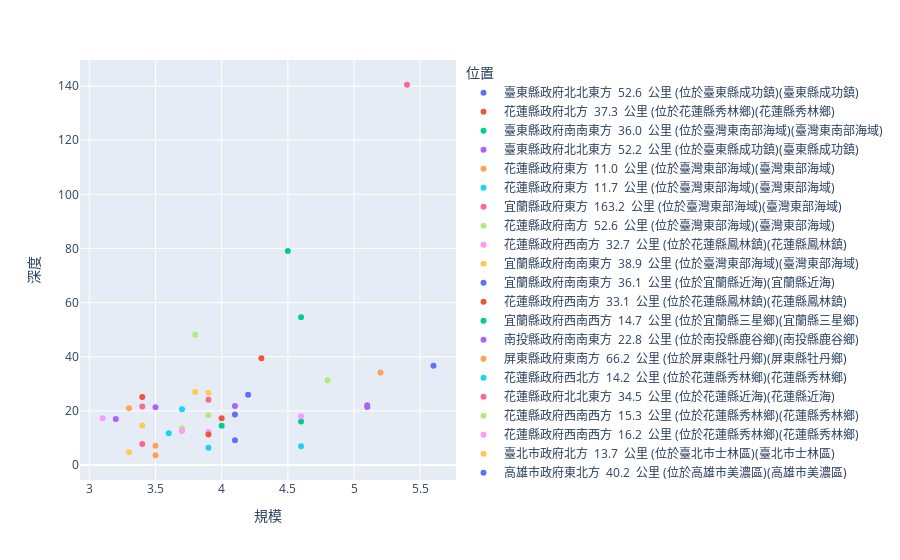

Source (notebook cell):
### Code cell
import plotly.express as px

#錯誤示範
#eq02 = px.data.gapminder()  #是 Plotly Express 套件中內建的一個資料集
#fig = px.scatter(eq02, x="規模", y="深度", #只須留存eq02存在的欄位
#                 size="pop", color="位置",
#                 hover_name="location", size_max=60)
#fig.show()

fig = px.scatter(eq02, x="規模", y="深度", color="位置")
fig.show()

### Figure 1 — Plotly figure (JSON) as saved in the notebook; plotly's stock layout.template omitted (floating-point values rounded to 4 significant figures)
{"data": [{"hovertemplate": "位置=臺東縣政府北北東方  52.6  公里 (位於臺東縣成功鎮)(臺東縣成功鎮)<br>規模=%{x}<br>深度=%{y}<extra></extra>", "legendgroup": "臺東縣政府北北東方  52.6  公里 (位於臺東縣成功鎮)(臺東縣成功鎮)", "marker": {"color": "#636efa", "symbol": "circle"}, "mode": "markers", "name": "臺東縣政府北北東方  52.6  公里 (位於臺東縣成功鎮)(臺東縣成功鎮)", "orientation": "v", "showlegend": true, "type": "scatter", "x": [4.1], "xaxis": "x", "y": [18.7], "yaxis": "y"}, {"hovertemplate": "位置=花蓮縣政府北方  37.3  公里 (位於花蓮縣秀林鄉)(花蓮縣秀林鄉)<br>規模=%{x}<br>深度=%{y}<extra></extra>", "legendgroup": "花蓮縣政府北方  37.3  公里 (位於花蓮縣秀林鄉)(花蓮縣秀林鄉)", "marker": {"color": "#EF553B", "symbol": "circle"}, "mode": "markers", "name": "花蓮縣政府北方  37.3  公里 (位於花蓮縣秀林鄉)(花蓮縣秀林鄉)", "orientation": "v", "showlegend": true, "type": "scatter", "x": [3.4], "xaxis": "x", "y": [25.1], "yaxis": "y"}, {"hovertemplate": "位置=臺東縣政府南南東方  36.0  公里 (位於臺灣東南部海域)(臺灣東南部海域)<br>規模=%{x}<br>深度=%{y}<extra></extra>", "legendgroup": "臺東縣政府南南東方  36.0  公里 (位於臺灣東南部海域)(臺灣東南部海域)", "marker": {"color": "#00cc96", "symbol": "circle"}, "mode": "markers", "name": "臺東縣政府南南東方  36.0  公里 (位於臺灣東南部海域)(臺灣東南部海域)", "orientation": "v", "showlegend": true, "type": "scatter", "x": [4.6], "xaxis": "x", "y": [16.1], "yaxis": "y"}, {"hovertemplate": "位置=臺東縣政府北北東方  52.2  公里 (位於臺東縣成功鎮)(臺東縣成功鎮)<br>規模=%{x}<br>深度=%{y}<extra></extra>", "legendgroup": "臺東縣政府北北東方  52.2  公里 (位於臺東縣成功鎮)(臺東縣成功鎮)", "marker": {"color": "#ab63fa", "symbol": "circle"}, "mode": "markers", "name": "臺東縣政府北北東方  52.2  公里 (位於臺東縣成功鎮)(臺東縣成功鎮)", "orientation": "v", "showlegend": true, "type": "scatter", "x": [3.2], "xaxis": "x", "y": [17], "yaxis": "y"}, {"hovertemplate": "位置=花蓮縣政府東方  11.0  公里 (位於臺灣東部海域)(臺灣東部海域)<br>規模=%{x}<br>深度=%{y}<extra></extra>", "legendgroup": "花蓮縣政府東方  11.0  公里 (位於臺灣東部海域)(臺灣東部海域)", "marker": {"color": "#FFA15A", "symbol": "circle"}, "mode": "markers", "name": "花蓮縣政府東方  11.0  公里 (位於臺灣東部海域)(臺灣東部海域)", "orientation": "v", "showlegend": true, "type": "scatter", "x": [3.5], "xaxis": "x", "y": [3.6], "yaxis": "y"}, {"hovertemplate": "位置=花蓮縣政府東方  11.7  公里 (位於臺灣東部海域)(臺灣東部海域)<br>規模=%{x}<br>深度=%{y}<extra></extra>", "legendgroup": "花蓮縣政府東方  11.7  公里 (位於臺灣東部海域)(臺灣東部海域)", "marker": {"color": "#19d3f3", "symbol": "circle"}, "mode": "markers", "name": "花蓮縣政府東方  11.7  公里 (位於臺灣東部海域)(臺灣東部海域)", "orientation": "v", "showlegend": true, "type": "scatter", "x": [4.6], "xaxis": "x", "y": [6.9], "yaxis": "y"}, {"hovertemplate": "位置=宜蘭縣政府東方  163.2  公里 (位於臺灣東部海域)(臺灣東部海域)<br>規模=%{x}<br>深度=%{y}<extra></extra>", "legendgroup": "宜蘭縣政府東方  163.2  公里 (位於臺灣東部海域)(臺灣東部海域)", "marker": {"color": "#FF6692", "symbol": "circle"}, "mode": "markers", "name": "宜蘭縣政府東方  163.2  公里 (位於臺灣東部海域)(臺灣東部海域)", "orientation": "v", "showlegend": true, "type": "scatter", "x": [5.4], "xaxis": "x", "y": [140.5], "yaxis": "y"}, {"hovertemplate": "位置=花蓮縣政府南方  52.6  公里 (位於臺灣東部海域)(臺灣東部海域)<br>規模=%{x}<br>深度=%{y}<extra></extra>", "legendgroup": "花蓮縣政府南方  52.6  公里 (位於臺灣東部海域)(臺灣東部海域)", "marker": {"color": "#B6E880", "symbol": "circle"}, "mode": "markers", "name": "花蓮縣政府南方  52.6  公里 (位於臺灣東部海域)(臺灣東部海域)", "orientation": "v", "showlegend": true, "type": "scatter", "x": [4.8], "xaxis": "x", "y": [31.3], "yaxis": "y"}, {"hovertemplate": "位置=花蓮縣政府西南方  32.7  公里 (位於花蓮縣鳳林鎮)(花蓮縣鳳林鎮)<br>規模=%{x}<br>深度=%{y}<extra></extra>", "legendgroup": "花蓮縣政府西南方  32.7  公里 (位於花蓮縣鳳林鎮)(花蓮縣鳳林鎮)", "marker": {"color": "#FF97FF", "symbol": "circle"}, "mode": "markers", "name": "花蓮縣政府西南方  32.7  公里 (位於花蓮縣鳳林鎮)(花蓮縣鳳林鎮)", "orientation": "v", "showlegend": true, "type": "scatter", "x": [3.9], "xaxis": "x", "y": [12.2], "yaxis": "y"}, {"hovertemplate": "位置=宜蘭縣政府南南東方  38.9  公里 (位於臺灣東部海域)(臺灣東部海域)<br>規模=%{x}<br>深度=%{y}<extra></extra>", "legendgroup": "宜蘭縣政府南南東方  38.9  公里 (位於臺灣東部海域)(臺灣東部海域)", "marker": {"color": "#FECB52", "symbol": "circle"}, "mode": "markers", "name": "宜蘭縣政府南南東方  38.9  公里 (位於臺灣東部海域)(臺灣東部海域)", "orientation": "v", "showlegend": true, "type": "scatter", "x": [3.9], "xaxis": "x", "y": [26.7], "yaxis": "y"}, {"hovertemplate": "位置=宜蘭縣政府南南東方  36.1  公里 (位於宜蘭縣近海)(宜蘭縣近海)<br>規模=%{x}<br>深度=%{y}<extra></extra>", "legendgroup": "宜蘭縣政府南南東方  36.1  公里 (位於宜蘭縣近海)(宜蘭縣近海)", "marker": {"color": "#636efa", "symbol": "circle"}, "mode": "markers", "name": "宜蘭縣政府南南東方  36.1  公里 (位於宜蘭縣近海)(宜蘭縣近海)", "orientation": "v", "showlegend": true, "type": "scatter", "x": [4.2], "xaxis": "x", "y": [26], "yaxis": "y"}, {"hovertemplate": "位置=花蓮縣政府西南方  33.1  公里 (位於花蓮縣鳳林鎮)(花蓮縣鳳林鎮)<br>規模=%{x}<br>深度=%{y}<extra></extra>", "legendgroup": "花蓮縣政府西南方  33.1  公里 (位於花蓮縣鳳林鎮)(花蓮縣鳳林鎮)", "marker": {"color": "#EF553B", "symbol": "circle"}, "mode": "markers", "name": "花蓮縣政府西南方  33.1  公里 (位於花蓮縣鳳林鎮)(花蓮縣鳳林鎮)", "orientation": "v", "showlegend": true, "type": "scatter", "x": [3.9], "xaxis": "x", "y": [11.3], "yaxis": "y"}, {"hovertemplate": "位置=宜蘭縣政府西南西方  14.7  公里 (位於宜蘭縣三星鄉)(宜蘭縣三星鄉)<br>規模=%{x}<br>深度=%{y}<extra></extra>", "legendgroup": "宜蘭縣政府西南西方  14.7  公里 (位於宜蘭縣三星鄉)(宜蘭縣三星鄉)", "marker": {"color": "#00cc96", "symbol": "circle"}, "mode": "markers", "name": "宜蘭縣政府西南西方  14.7  公里 (位於宜蘭縣三星鄉)(宜蘭縣三星鄉)", "orientation": "v", "showlegend": true, "type": "scatter", "x": [4.6], "xaxis": "x", "y": [54.6], "yaxis": "y"}, {"hovertemplate": "位置=南投縣政府南南東方  22.8  公里 (位於南投縣鹿谷鄉)(南投縣鹿谷鄉)<br>規模=%{x}<br>深度=%{y}<extra></extra>", "legendgroup": "南投縣政府南南東方  22.8  公里 (位於南投縣鹿谷鄉)(南投縣鹿谷鄉)", "marker": {"color": "#ab63fa", "symbol": "circle"}, "mode": "markers", "name": "南投縣政府南南東方  22.8  公里 (位於南投縣鹿谷鄉)(南投縣鹿谷鄉)", "orientation": "v", "showlegend": true, "type": "scatter", "x": [5.1], "xaxis": "x", "y": [21.4], "yaxis": "y"}, {"hovertemplate": "位置=屏東縣政府東南方  66.2  公里 (位於屏東縣牡丹鄉)(屏東縣牡丹鄉)<br>規模=%{x}<br>深度=%{y}<extra></extra>", "legendgroup": "屏東縣政府東南方  66.2  公里 (位於屏東縣牡丹鄉)(屏東縣牡丹鄉)", "marker": {"color": "#FFA15A", "symbol": "circle"}, "mode": "markers", "name": "屏東縣政府東南方  66.2  公里 (位於屏東縣牡丹鄉)(屏東縣牡丹鄉)", "orientation": "v", "showlegend": true, "type": "scatter", "x": [3.5], "xaxis": "x", "y": [7.1], "yaxis": "y"}, {"hovertemplate": "位置=花蓮縣政府西北方  14.2  公里 (位於花蓮縣秀林鄉)(花蓮縣秀林鄉)<br>規模=%{x}<br>深度=%{y}<extra></extra>", "legendgroup": "花蓮縣政府西北方  14.2  公里 (位於花蓮縣秀林鄉)(花蓮縣秀林鄉)", "marker": {"color": "#19d3f3", "symbol": "circle"}, "mode": "markers", "name": "花蓮縣政府西北方  14.2  公里 (位於花蓮縣秀林鄉)(花蓮縣秀林鄉)", "orientation": "v", "showlegend": true, "type": "scatter", "x": [3.7], "xaxis": "x", "y": [20.6], "yaxis": "y"}, {"hovertemplate": "位置=花蓮縣政府北北東方  34.5  公里 (位於花蓮縣近海)(花蓮縣近海)<br>規模=%{x}<br>深度=%{y}<extra></extra>", "legendgroup": "花蓮縣政府北北東方  34.5  公里 (位於花蓮縣近海)(花蓮縣近海)", "marker": {"color": "#FF6692", "symbol": "circle"}, "mode": "markers", "name": "花蓮縣政府北北東方  34.5  公里 (位於花蓮縣近海)(花蓮縣近海)", "orientation": "v", "showlegend": true, "type": "scatter", "x": [3.4], "xaxis": "x", "y": [21.6], "yaxis": "y"}, {"hovertemplate": "位置=花蓮縣政府西南西方  15.3  公里 (位於花蓮縣秀林鄉)(花蓮縣秀林鄉)<br>規模=%{x}<br>深度=%{y}<extra></extra>", "legendgroup": "花蓮縣政府西南西方  15.3  公里 (位於花蓮縣秀林鄉)(花蓮縣秀林鄉)", "marker": {"color": "#B6E880", "symbol": "circle"}, "mode": "markers", "name": "花蓮縣政府西南西方  15.3  公里 (位於花蓮縣秀林鄉)(花蓮縣秀林鄉)", "orientation": "v", "showlegend": true, "type": "scatter", "x": [3.9], "xaxis": "x", "y": [18.4], "yaxis": "y"}, {"hovertemplate": "位置=花蓮縣政府西南西方  16.2  公里 (位於花蓮縣秀林鄉)(花蓮縣秀林鄉)<br>規模=%{x}<br>深度=%{y}<extra></extra>", "legendgroup": "花蓮縣政府西南西方  16.2  公里 (位於花蓮縣秀林鄉)(花蓮縣秀林鄉)", "marker": {"color": "#FF97FF", "symbol": "circle"}, "mode": "markers", "name": "花蓮縣政府西南西方  16.2  公里 (位於花蓮縣秀林鄉)(花蓮縣秀林鄉)", "orientation": "v", "showlegend": true, "type": "scatter", "x": [4.6], "xaxis": "x", "y": [18], "yaxis": "y"}, {"hovertemplate": "位置=臺北市政府北方  13.7  公里 (位於臺北市士林區)(臺北市士林區)<br>規模=%{x}<br>深度=%{y}<extra></extra>", "legendgroup": "臺北市政府北方  13.7  公里 (位於臺北市士林區)(臺北市士林區)", "marker": {"color": "#FECB52", "symbol": "circle"}, "mode": "markers", "name": "臺北市政府北方  13.7  公里 (位於臺北市士林區)(臺北市士林區)", "orientation": "v", "showlegend": true, "type": "scatter", "x": [3.3], "xaxis": "x", "y": [4.7], "yaxis": "y"}, {"hovertemplate": "位置=高雄市政府東北方  40.2  公里 (位於高雄市美濃區)(高雄市美濃區)<br>規模=%{x}<br>深度=%{y}<extra></extra>", "legendgroup": "高雄市政府東北方  40.2  公里 (位於高雄市美濃區)(高雄市美濃區)", "marker": {"color": "#636efa", "symbol": "circle"}, "mode": "markers", "name": "高雄市政府東北方  40.2  公里 (位於高雄市美濃區)(高雄市美濃區)", "orientation": "v", "showlegend": true, "type": "scatter", "x": [4.1], "xaxis": "x", "y": [9.1], "yaxis": "y"}, {"hovertemplate": "位置=花蓮縣政府南南西方  89.4  公里 (位於花蓮縣卓溪鄉)(花蓮縣卓溪鄉)<br>規模=%{x}<br>深度=%{y}<extra></extra>", "legendgroup": "花蓮縣政府南南西方  89.4  公里 (位於花蓮縣卓溪鄉)(花蓮縣卓溪鄉)", "marker": {"color": "#EF553B", "symbol": "circle"}, "mode": "markers", "name": "花蓮縣政府南南西方  89.4  公里 (位於花蓮縣卓溪鄉)(花蓮縣卓溪鄉)", "orientation": "v", "showlegend": true, "type": "scatter", "x": [4], "xaxis": "x", "y": [17.3], "yaxis": "y"}, {"hovertemplate": "位置=臺東縣政府北方  38.2  公里 (位於臺東縣海端鄉)(臺東縣海端鄉)<br>規模=%{x}<br>深度=%{y}<extra></extra>", "legendgroup": "臺東縣政府北方  38.2  公里 (位於臺東縣海端鄉)(臺東縣海端鄉)", "marker": {"color": "#00cc96", "symbol": "circle"}, "mode": "markers", "name": "臺東縣政府北方  38.2  公里 (位於臺東縣海端鄉)(臺東縣海端鄉)", "orientation": "v", "showlegend": true, "type": "scatter", "x": [4], "xaxis": "x", "y": [14.5], "yaxis": "y"}, {"hovertemplate": "位置=花蓮縣政府北北東方  34.3  公里 (位於花蓮縣近海)(花蓮縣近海)<br>規模=%{x}<br>深度=%{y}<extra></extra>", "legendgroup": "花蓮縣政府北北東方  34.3  公里 (位於花蓮縣近海)(花蓮縣近海)", "marker": {"color": "#ab63fa", "symbol": "circle"}, "mode": "markers", "name": "花蓮縣政府北北東方  34.3  公里 (位於花蓮縣近海)(花蓮縣近海)", "orientation": "v", "showlegend": true, "type": "scatter", "x": [3.5, 5.1], "xaxis": "x", "y": [21.3, 22.1], "yaxis": "y"}, {"hovertemplate": "位置=花蓮縣政府南方  62.6  公里 (位於花蓮縣近海)(花蓮縣近海)<br>規模=%{x}<br>深度=%{y}<extra></extra>", "legendgroup": "花蓮縣政府南方  62.6  公里 (位於花蓮縣近海)(花蓮縣近海)", "marker": {"color": "#FFA15A", "symbol": "circle"}, "mode": "markers", "name": "花蓮縣政府南方  62.6  公里 (位於花蓮縣近海)(花蓮縣近海)", "orientation": "v", "showlegend": true, "type": "scatter", "x": [5.2], "xaxis": "x", "y": [34.2], "yaxis": "y"}, {"hovertemplate": "位置=桃園市政府南南東方  28.2  公里 (位於桃園市復興區)(桃園市復興區)<br>規模=%{x}<br>深度=%{y}<extra></extra>", "legendgroup": "桃園市政府南南東方  28.2  公里 (位於桃園市復興區)(桃園市復興區)", "marker": {"color": "#19d3f3", "symbol": "circle"}, "mode": "markers", "name": "桃園市政府南南東方  28.2  公里 (位於桃園市復興區)(桃園市復興區)", "orientation": "v", "showlegend": true, "type": "scatter", "x": [3.9], "xaxis": "x", "y": [6.4], "yaxis": "y"}, {"hovertemplate": "位置=臺東縣政府南南東方  74.1  公里 (位於臺灣東南部海域)(臺灣東南部海域)<br>規模=%{x}<br>深度=%{y}<extra></extra>", "legendgroup": "臺東縣政府南南東方  74.1  公里 (位於臺灣東南部海域)(臺灣東南部海域)", "marker": {"color": "#FF6692", "symbol": "circle"}, "mode": "markers", "name": "臺東縣政府南南東方  74.1  公里 (位於臺灣東南部海域)(臺灣東南部海域)", "orientation": "v", "showlegend": true, "type": "scatter", "x": [3.9], "xaxis": "x", "y": [24.1], "yaxis": "y"}, {"hovertemplate": "位置=宜蘭縣政府東南方  23.3  公里 (位於宜蘭縣近海)(宜蘭縣近海)<br>規模=%{x}<br>深度=%{y}<extra></extra>", "legendgroup": "宜蘭縣政府東南方  23.3  公里 (位於宜蘭縣近海)(宜蘭縣近海)", "marker": {"color": "#B6E880", "symbol": "circle"}, "mode": "markers", "name": "宜蘭縣政府東南方  23.3  公里 (位於宜蘭縣近海)(宜蘭縣近海)", "orientation": "v", "showlegend": true, "type": "scatter", "x": [3.7], "xaxis": "x", "y": [13.6], "yaxis": "y"}, {"hovertemplate": "位置=花蓮縣政府西南西方  13.7  公里 (位於花蓮縣秀林鄉)(花蓮縣秀林鄉)<br>規模=%{x}<br>深度=%{y}<extra></extra>", "legendgroup": "花蓮縣政府西南西方  13.7  公里 (位於花蓮縣秀林鄉)(花蓮縣秀林鄉)", "marker": {"color": "#FF97FF", "symbol": "circle"}, "mode": "markers", "name": "花蓮縣政府西南西方  13.7  公里 (位於花蓮縣秀林鄉)(花蓮縣秀林鄉)", "orientation": "v", "showlegend": true, "type": "scatter", "x": [3.1], "xaxis": "x", "y": [17.3], "yaxis": "y"}, {"hovertemplate": "位置=臺東縣政府北北東方  66.8  公里 (位於臺東縣長濱鄉)(臺東縣長濱鄉)<br>規模=%{x}<br>深度=%{y}<extra></extra>", "legendgroup": "臺東縣政府北北東方  66.8  公里 (位於臺東縣長濱鄉)(臺東縣長濱鄉)", "marker": {"color": "#FECB52", "symbol": "circle"}, "mode": "markers", "name": "臺東縣政府北北東方  66.8  公里 (位於臺東縣長濱鄉)(臺東縣長濱鄉)", "orientation": "v", "showlegend": true, "type": "scatter", "x": [3.8], "xaxis": "x", "y": [27], "yaxis": "y"}, {"hovertemplate": "位置=花蓮縣政府南方  61.0  公里 (位於花蓮縣近海)(花蓮縣近海)<br>規模=%{x}<br>深度=%{y}<extra></extra>", "legendgroup": "花蓮縣政府南方  61.0  公里 (位於花蓮縣近海)(花蓮縣近海)", "marker": {"color": "#636efa", "symbol": "circle"}, "mode": "markers", "name": "花蓮縣政府南方  61.0  公里 (位於花蓮縣近海)(花蓮縣近海)", "orientation": "v", "showlegend": true, "type": "scatter", "x": [5.6], "xaxis": "x", "y": [36.7], "yaxis": "y"}, {"hovertemplate": "位置=花蓮縣政府東南東方  42.5  公里 (位於臺灣東部海域)(臺灣東部海域)<br>規模=%{x}<br>深度=%{y}<extra></extra>", "legendgroup": "花蓮縣政府東南東方  42.5  公里 (位於臺灣東部海域)(臺灣東部海域)", "marker": {"color": "#EF553B", "symbol": "circle"}, "mode": "markers", "name": "花蓮縣政府東南東方  42.5  公里 (位於臺灣東部海域)(臺灣東部海域)", "orientation": "v", "showlegend": true, "type": "scatter", "x": [4.3], "xaxis": "x", "y": [39.4], "yaxis": "y"}, {"hovertemplate": "位置=宜蘭縣政府東北東方  7.0  公里 (位於宜蘭縣近海)(宜蘭縣近海)<br>規模=%{x}<br>深度=%{y}<extra></extra>", "legendgroup": "宜蘭縣政府東北東方  7.0  公里 (位於宜蘭縣近海)(宜蘭縣近海)", "marker": {"color": "#00cc96", "symbol": "circle"}, "mode": "markers", "name": "宜蘭縣政府東北東方  7.0  公里 (位於宜蘭縣近海)(宜蘭縣近海)", "orientation": "v", "showlegend": true, "type": "scatter", "x": [4.5], "xaxis": "x", "y": [79.1], "yaxis": "y"}, {"hovertemplate": "位置=花蓮縣政府北北東方  34.2  公里 (位於花蓮縣近海)(花蓮縣近海)<br>規模=%{x}<br>深度=%{y}<extra></extra>", "legendgroup": "花蓮縣政府北北東方  34.2  公里 (位於花蓮縣近海)(花蓮縣近海)", "marker": {"color": "#ab63fa", "symbol": "circle"}, "mode": "markers", "name": "花蓮縣政府北北東方  34.2  公里 (位於花蓮縣近海)(花蓮縣近海)", "orientation": "v", "showlegend": true, "type": "scatter", "x": [4.1], "xaxis": "x", "y": [21.8], "yaxis": "y"}, {"hovertemplate": "位置=花蓮縣政府北北東方  33.5  公里 (位於花蓮縣近海)(花蓮縣近海)<br>規模=%{x}<br>深度=%{y}<extra></extra>", "legendgroup": "花蓮縣政府北北東方  33.5  公里 (位於花蓮縣近海)(花蓮縣近海)", "marker": {"color": "#FFA15A", "symbol": "circle"}, "mode": "markers", "name": "花蓮縣政府北北東方  33.5  公里 (位於花蓮縣近海)(花蓮縣近海)", "orientation": "v", "showlegend": true, "type": "scatter", "x": [3.3], "xaxis": "x", "y": [21], "yaxis": "y"}, {"hovertemplate": "位置=花蓮縣政府南南西方  69.4  公里 (位於花蓮縣卓溪鄉)(花蓮縣卓溪鄉)<br>規模=%{x}<br>深度=%{y}<extra></extra>", "legendgroup": "花蓮縣政府南南西方  69.4  公里 (位於花蓮縣卓溪鄉)(花蓮縣卓溪鄉)", "marker": {"color": "#19d3f3", "symbol": "circle"}, "mode": "markers", "name": "花蓮縣政府南南西方  69.4  公里 (位於花蓮縣卓溪鄉)(花蓮縣卓溪鄉)", "orientation": "v", "showlegend": true, "type": "scatter", "x": [3.6], "xaxis": "x", "y": [11.7], "yaxis": "y"}, {"hovertemplate": "位置=嘉義縣政府東方  43.8  公里 (位於嘉義縣阿里山鄉)(嘉義縣阿里山鄉)<br>規模=%{x}<br>深度=%{y}<extra></extra>", "legendgroup": "嘉義縣政府東方  43.8  公里 (位於嘉義縣阿里山鄉)(嘉義縣阿里山鄉)", "marker": {"color": "#FF6692", "symbol": "circle"}, "mode": "markers", "name": "嘉義縣政府東方  43.8  公里 (位於嘉義縣阿里山鄉)(嘉義縣阿里山鄉)", "orientation": "v", "showlegend": true, "type": "scatter", "x": [3.4], "xaxis": "x", "y": [7.8], "yaxis": "y"}, {"hovertemplate": "位置=宜蘭縣政府西南方  18.2  公里 (位於宜蘭縣大同鄉)(宜蘭縣大同鄉)<br>規模=%{x}<br>深度=%{y}<extra></extra>", "legendgroup": "宜蘭縣政府西南方  18.2  公里 (位於宜蘭縣大同鄉)(宜蘭縣大同鄉)", "marker": {"color": "#B6E880", "symbol": "circle"}, "mode": "markers", "name": "宜蘭縣政府西南方  18.2  公里 (位於宜蘭縣大同鄉)(宜蘭縣大同鄉)", "orientation": "v", "showlegend": true, "type": "scatter", "x": [3.8], "xaxis": "x", "y": [48.1], "yaxis": "y"}, {"hovertemplate": "位置=臺南市政府東北東方  38.9  公里 (位於臺南市南化區)(臺南市南化區)<br>規模=%{x}<br>深度=%{y}<extra></extra>", "legendgroup": "臺南市政府東北東方  38.9  公里 (位於臺南市南化區)(臺南市南化區)", "marker": {"color": "#FF97FF", "symbol": "circle"}, "mode": "markers", "name": "臺南市政府東北東方  38.9  公里 (位於臺南市南化區)(臺南市南化區)", "orientation": "v", "showlegend": true, "type": "scatter", "x": [3.7], "xaxis": "x", "y": [12.6], "yaxis": "y"}, {"hovertemplate": "位置=花蓮縣政府北北東方  32.8  公里 (位於花蓮縣近海)(花蓮縣近海)<br>規模=%{x}<br>深度=%{y}<extra></extra>", "legendgroup": "花蓮縣政府北北東方  32.8  公里 (位於花蓮縣近海)(花蓮縣近海)", "marker": {"color": "#FECB52", "symbol": "circle"}, "mode": "markers", "name": "花蓮縣政府北北東方  32.8  公里 (位於花蓮縣近海)(花蓮縣近海)", "orientation": "v", "showlegend": true, "type": "scatter", "x": [3.4], "xaxis": "x", "y": [14.6], "yaxis": "y"}], "layout": {"legend": {"title": {"text": "位置"}, "tracegroupgap": 0}, "margin": {"t": 60}, "xaxis": {"anchor": "y", "domain": [0, 1], "title": {"text": "規模"}}, "yaxis": {"anchor": "x", "domain": [0, 1], "title": {"text": "深度"}}}}
